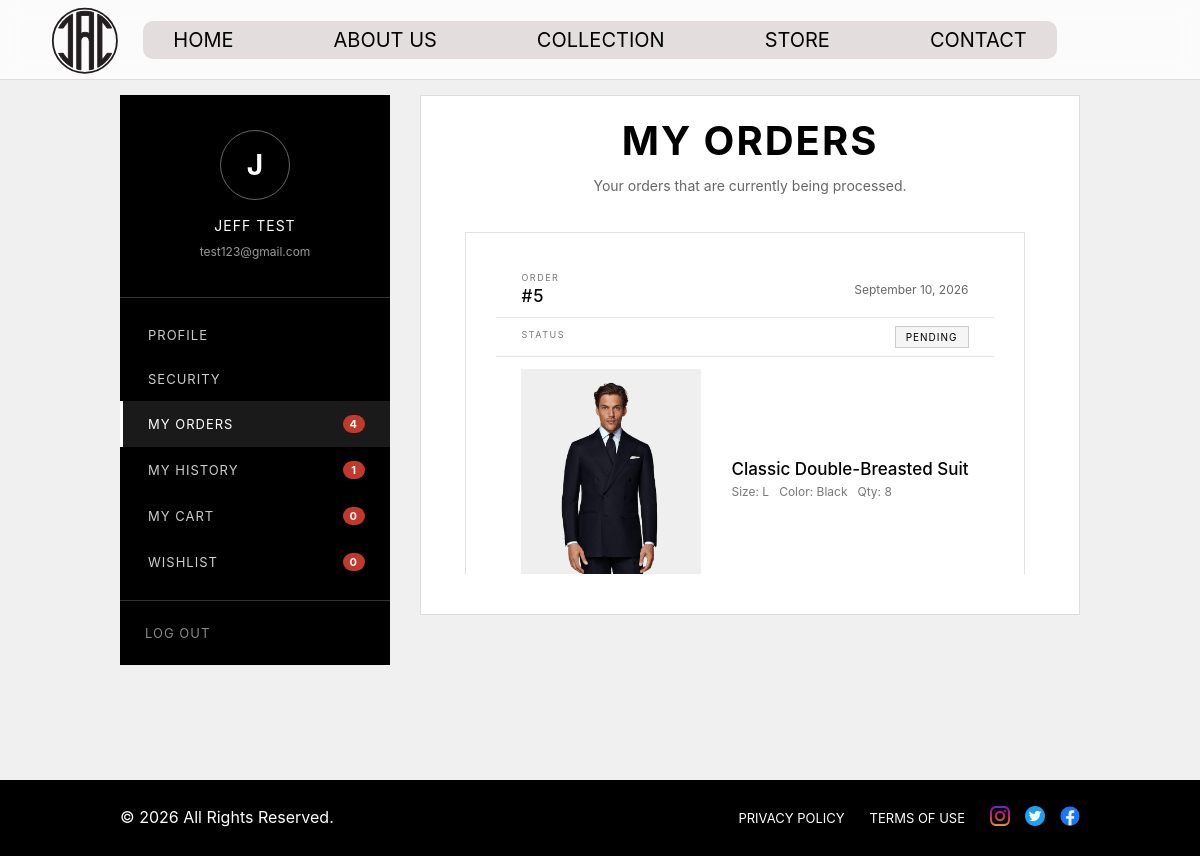
The page /user details/my order.php (signed in) on the database its author committed.
### tables this page shows
CREATE TABLE `users` (
  `id` int(11) NOT NULL,
  `first_name` varchar(100) NOT NULL,
  `last_name` varchar(100) NOT NULL,
  `email` varchar(255) NOT NULL,
  `password` varchar(255) NOT NULL,
  `phone` varchar(30) DEFAULT NULL,
  `address` varchar(255) DEFAULT NULL,
  `city` varchar(100) DEFAULT NULL,
  `province` varchar(100) DEFAULT NULL,
  `postal_code` varchar(20) DEFAULT NULL,
  `created_at` timestamp NOT NULL DEFAULT current_timestamp(),
  `last_login` datetime DEFAULT NULL
);

CREATE TABLE `orders` (
  `id` int(11) NOT NULL,
  `user_id` int(11) NOT NULL,
  `total_amount` decimal(10,2) NOT NULL,
  `status` varchar(50) NOT NULL DEFAULT 'Pending',
  `shipping_name` varchar(200) NOT NULL,
  `shipping_email` varchar(255) NOT NULL,
  `shipping_phone` varchar(30) DEFAULT NULL,
  `shipping_address` varchar(255) NOT NULL,
  `shipping_city` varchar(100) NOT NULL,
  `shipping_province` varchar(100) DEFAULT NULL,
  `shipping_postal_code` varchar(20) DEFAULT NULL,
  `created_at` timestamp NOT NULL DEFAULT current_timestamp()
);

CREATE TABLE `order_items` (
  `id` int(11) NOT NULL,
  `order_id` int(11) NOT NULL,
  `product_id` int(11) NOT NULL,
  `variant_id` int(11) DEFAULT NULL,
  `quantity` int(11) NOT NULL,
  `price` decimal(10,2) NOT NULL
);

CREATE TABLE `products` (
  `id` int(11) NOT NULL,
  `category_id` int(11) DEFAULT NULL,
  `name` varchar(255) NOT NULL,
  `description` text DEFAULT NULL,
  `price` decimal(10,2) NOT NULL,
  `image` varchar(255) DEFAULT NULL,
  `created_at` timestamp NOT NULL DEFAULT current_timestamp(),
  `stock` int(11) NOT NULL DEFAULT 10
);

CREATE TABLE `product_variants` (
  `id` int(11) NOT NULL,
  `product_id` int(11) NOT NULL,
  `size` varchar(20) NOT NULL,
  `color` varchar(50) DEFAULT NULL,
  `stock` int(11) NOT NULL DEFAULT 0
);

### user details/my order.php (the view, shortened to what this page needs)
<?php
require_once "../php/db.php";
 $is_logged_in = isset($_SESSION["user_id"]);
 $user_id = $is_logged_in
    ? (int) $_SESSION["user_id"]
    : 0;
 $user = null;
 $counts = ["orders" => 0, "history" => 0, "cart" => 0, "wishlist" => 0];
if ($is_logged_in) {
    $stmt = $conn->prepare("SELECT first_name, last_name, email FROM users WHERE id = ? LIMIT 1");
    $stmt->bind_param("i", $user_id);
    $stmt->execute();
    $user = $stmt->get_result()->fetch_assoc();
    function count_rows($conn, $sql, $uid) {
        $s = $conn->prepare($sql);
        $s->bind_param("i", $uid);
        $s->execute();
        $r = $s->get_result()->fetch_assoc();
        return (int) $r["c"];
    }
    $counts["orders"]   = count_rows($conn, "SELECT COUNT(*) AS c FROM orders WHERE user_id = ? AND status NOT IN ('Cancelled', 'Delivered', 'Completed')", $user_id);
    $counts["history"]  = count_rows($conn, "SELECT COUNT(*) AS c FROM orders WHERE user_id = ? AND status IN ('Cancelled', 'Delivered', 'Completed')", $user_id);
    $counts["cart"]     = count_rows($conn, "SELECT COUNT(*) AS c FROM cart_items INNER JOIN cart ON cart_items.cart_id = cart.id WHERE cart.user_id = ?", $user_id);
    $counts["wishlist"] = count_rows($conn, "SELECT COUNT(*) AS c FROM wishlist WHERE user_id = ?", $user_id);
}
 $view = (isset($_GET["view"]) && $_GET["view"] === "history") ? "history" : "orders";
 $orders = [];
if ($is_logged_in) {
    $stmt = $conn->prepare("
        SELECT
            id,
            total_amount,
            status,
            shipping_name,
            created_at
        FROM orders
        WHERE user_id = ?
        ORDER BY created_at DESC
    ");
    if ($stmt) {
        $stmt->bind_param("i", $user_id);
        if ($stmt->execute()) {
            $orders = $stmt->get_result()->fetch_all(MYSQLI_ASSOC);
        }
    }
}
function is_past_status($status) {
    $s = strtolower($status ?? "");
    return in_array($s, ["delivered", "completed", "cancelled"]);
}
 $active_orders = [];
 $past_orders = [];
foreach ($orders as $order) {
    if (is_past_status($order["status"] ?? "")) {
        $past_orders[] = $order;
    } else {
        $active_orders[] = $order;
    }
}
 $order_items = [];
 $all_ids = array_merge(
    array_map(fn($o) => (int) $o["id"], $active_orders),
    array_map(fn($o) => (int) $o["id"], $past_orders)
);
if (!empty($all_ids)) {
    $placeholders = implode(",", array_fill(0, count($all_ids), "?"));
    $types = str_repeat("i", count($all_ids));
    $sql = "
        SELECT
            order_items.order_id,
            order_items.quantity,
            order_items.price,
            products.name AS product_name,
            products.image AS product_image,
            product_variants.size,
            product_variants.color
        FROM order_items
        INNER JOIN products
            ON order_items.product_id = products.id
        LEFT JOIN product_variants
            ON order_items.variant_id = product_variants.id
        WHERE order_items.order_id IN ($placeholders)
        ORDER BY order_items.id ASC
    ";
    $stmt = $conn->prepare($sql);
    if ($stmt) {
        $stmt->bind_param($types, ...$all_ids);
        if ($stmt->execute()) {
            $result = $stmt->get_result();
            while ($item = $result->fetch_assoc()) {
                $oid = (int) $item["order_id"];
                if (!isset($order_items[$oid])) {
                    $order_items[$oid] = [];
                }
                $order_items[$oid][] = $item;
            }
        }
    }
}
?>
<!DOCTYPE html>
<html lang="en">
<head>
    <link rel="stylesheet" href="../style.css">
    <link rel="stylesheet" href="../account.css">
    <link rel="stylesheet" href="../orders.css">
</head>
<body>
<header>
    <a href="../index.php">
        <img src="../Images/Final LOGO.svg" alt="JAC Logo" class="logo">
    </a>
    <nav>
        <a href="../index.php#home">HOME</a>
        <a href="../index.php#about">ABOUT US</a>
        <a href="../index.php#collections">COLLECTION</a>
        <a href="../store.php">STORE</a>
        <a href="../index.php#contact">CONTACT</a>
    </nav>
</header>
<main class="orders-page">
    <div class="account-layout">
        <aside class="account-sidebar">
            <div class="sidebar-user">
                <div class="sidebar-avatar">
                    <?php echo $is_logged_in ? strtoupper(substr($user["first_name"] ?? "J", 0, 1)) : "👤"; ?>
                </div>
                <p class="sidebar-name">
                    <?php echo $is_logged_in
                        ? strtoupper(htmlspecialchars(($user["first_name"] ?? "") . " " . ($user["last_name"] ?? "")))
                        : "GUEST"; ?>
                </p>
                <p class="sidebar-email">
                    <?php echo $is_logged_in ? htmlspecialchars($user["email"] ?? "") : "Not logged in"; ?>
                </p>
            </div>
            <nav class="sidebar-nav">
                <a href="my%20account.php?tab=profile">PROFILE</a>
                <a href="my%20account.php?tab=security">SECURITY</a>
                <a href="my%20order.php" class="<?php echo ($is_logged_in && $view === "orders") ? "active" : ""; ?>">
                    MY ORDERS <?php if ($is_logged_in): ?><span class="sidebar-count"><?php echo $counts["orders"]; ?></span><?php endif; ?>
                </a>
                <a href="my%20order.php?view=history" class="<?php echo ($is_logged_in && $view === "history") ? "active" : ""; ?>">
                    MY HISTORY <?php if ($is_logged_in): ?><span class="sidebar-count"><?php echo $counts["history"]; ?></span><?php endif; ?>
                </a>
                <a href="my%20cart.php">
                    MY CART <?php if ($is_logged_in): ?><span class="sidebar-count"><?php echo $counts["cart"]; ?></span><?php endif; ?>
                </a>
                <a href="wishlist.php">
                    WISHLIST <?php if ($is_logged_in): ?><span class="sidebar-count"><?php echo $counts["wishlist"]; ?></span><?php endif; ?>
                </a>
            </nav>
            <div class="sidebar-logout">
                <?php if ($is_logged_in): ?>
                    <a href="../logout.php">LOG OUT</a>
                <?php else: ?>
                    <a href="../login.php">LOG IN</a>
                <?php endif; ?>
            </div>
        </aside>
        <div class="account-content">
        <section class="orders-section">
            <div class="orders-heading">
                <h1><?= $view === "history" ? "MY HISTORY" : "MY ORDERS"; ?></h1>
                <p>
                    <?= $view === "history"
                        ? "Your completed and cancelled orders. Buy again or remove them from your history."
                        : "Your orders that are currently being processed."; ?>
                </p>
            </div>
            <?php if (!$is_logged_in) { ?>
                <div class="logged-out-card">
                    <div class="logged-out-avatar">👤</div>
                    <h2>NOT LOGGED IN</h2>
                    <p>
                        Please log in to view your orders.
                        Don't have an account yet? Create one for free.
                    </p>
                    <div class="logged-out-actions">
                        <a href="../login.php">LOGIN</a>
                        <a href="../register.php" class="secondary">REGISTER</a>
                    </div>
                </div>
            <?php } else {
                $display_orders = ($view === "history") ? $past_orders : $active_orders;
                $empty_title = ($view === "history") ? "NO ORDER HISTORY YET" : "NO ACTIVE ORDERS";
                $empty_text = ($view === "history")
                    ? "Completed and cancelled orders will appear here."
                    : "Orders being processed appear here. Completed orders move to My History.";
                if (empty($display_orders)) { ?>
                    <div class="orders-empty">
                        <h2><?= $empty_title; ?></h2>
                        <p><?= $empty_text; ?></p>
                        <a href="../store.php" class="orders-button">SHOP NOW</a>
                    </div>
                <?php } else { ?>
                    <div class="orders-list">
                        <?php foreach ($display_orders as $order) { ?>
                            <?php
                            $order_id = (int) $order["id"];
                            $status = $order["status"] ?? "Pending";
                            $status_class = strtolower(str_replace(" ", "-", $status));
                            $order_date = date("F j, Y", strtotime($order["created_at"]));
                            ?>
                            <article class="order-card">
                                <div class="order-card-header">
                                    <div>
                                        <span class="order-label">ORDER</span>
                                        <h2>#<?= $order_id; ?></h2>
                                    </div>
                                    <div class="order-date">
                                        <?= htmlspecialchars($order_date); ?>
                                    </div>
                                </div>
                                <div class="order-status-row">
                                    <span class="order-label">STATUS</span>
                                    <span class="order-status <?= htmlspecialchars($status_class); ?>">
                                        <?= htmlspecialchars($status); ?>
                                    </span>
                                </div>
                                <div class="order-items">
                                    <?php $items = $order_items[$order_id] ?? []; ?>
                                    <?php if (!empty($items)) { ?>
                                        <?php foreach ($items as $item) { ?>
                                            <?php
                                            $image = trim($item["product_image"] ?? "");
                                            if (stripos($image, "images/") === 0) {
                                                $image_path = "../" . $image;
                                            } else {
                                                $image_path = "../Images/" . $image;
                                            }
                                            $quantity = (int) $item["quantity"];
                                            ?>
                                            <div class="order-item">
                                                <div class="order-item-image">
                                                    <?php if ($image !== "") { ?>
                                                        <img
                                                            src="<?= htmlspecialchars($image_path); ?>"
                                                            alt="<?= htmlspecialchars($item["product_name"]); ?>"
                                                        >
                                                    <?php } else { ?>
                                                        <div class="order-no-image">JAC</div>
                                                    <?php } ?>
                                                </div>
                                                <div class="order-item-info">
                                                    <h3><?= htmlspecialchars($item["product_name"]); ?></h3>
                                                    <div class="order-item-details">
                                                        <?php if (!empty($item["size"])) { ?>
                                                            <span>
                                                                Size:
                                                                <?= htmlspecialchars($item["size"]); ?>
                                                            </span>
                                                        <?php } ?>
                                                        <?php if (!empty($item["color"])) { ?>
                                                            <span>
                                                                Color:
                                                                <?= htmlspecialchars($item["color"]); ?>
                                                            </span>
                                                        <?php } ?>
                                                        <span>Qty: <?= $quantity; ?></span>
                                                    </div>
                                                </div>
                                            </div>
                                        <?php } ?>
                                    <?php } else { ?>
                                        <p class="order-no-items">
                                            Order items unavailable.
                                        </p>
                                    <?php } ?>
                                </div>
                            </article>
                        <?php } ?>
                    </div>
                <?php } ?>
            <?php } ?>
        </section>
        </div>
    </div>
</main>
<footer>
    <div class="footer-bottom">
        <p>© 2026 All Rights Reserved.</p>
        <div class="footer-right">
            <a href="../legal/privacy.html">PRIVACY POLICY</a>
            <a href="../legal/terms.html">TERMS OF USE</a>
            <div class="footer-social">
                <a href="#"><img src="../images/instagram.png" alt="Instagram"></a>
                <a href="#"><img src="../images/twitter.png" alt="Twitter"></a>
                <a href="#"><img src="../images/facebook.png" alt="Facebook"></a>
            </div>
        </div>
    </div>
</footer>
</body>
</html>

### rows shown on the page
users: first_name "J", first_name+last_name "JEFF TEST", email "test123@gmail.com"
orders: id "5", created_at "September 10, 2026", status "PENDING"
order_items: product.image (picture), product.name "Classic Double-Breasted Suit", variant.size "L", variant.color "Black", quantity "8"

### other values the page prints
$counts["orders"] "4"
$counts["history"] "1"
$counts["cart"] "0"
$counts["wishlist"] "0"
